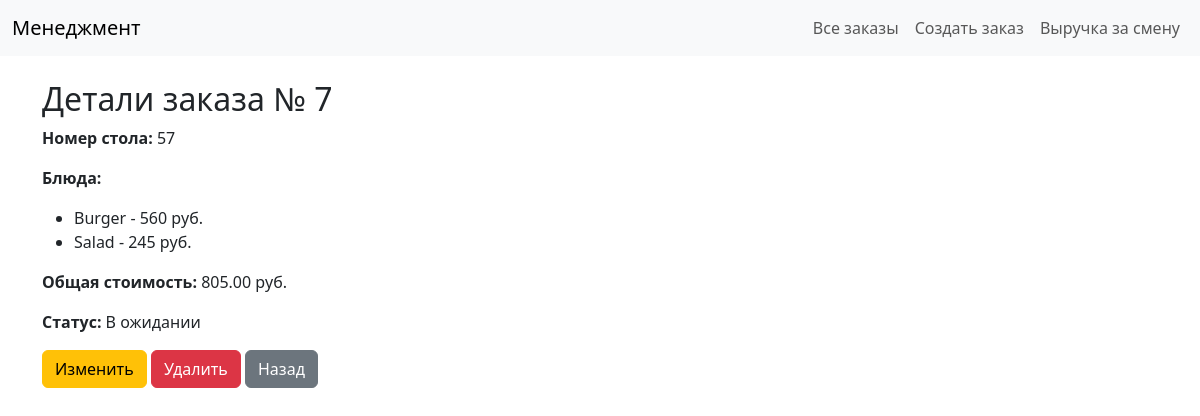
The page /order/7/ on the database its author committed.
### orders/models.py (models this page shows, shortened)
class Order(models.Model):
    STATUS_CHOICE = [
        ('pending', 'В ожидании'),
        ('ready', 'Готово'),
        ('paid', 'Оплачено'),
    ]
    table_number = models.PositiveIntegerField(verbose_name="Номер стола")
    items = models.JSONField()
    total_price = models.DecimalField(
        max_digits=10,
        decimal_places=2,
        default=0
    )
    status = models.CharField(
        max_length=10,
        choices=STATUS_CHOICE,
        default='pending',
        verbose_name="Статус"
    )
    created_at = models.DateTimeField(
        auto_now_add=True,
        verbose_name="Время создания"
    )

### orders/views.py (the view)
# urls.py: path('order/<int:order_id>/', order_detail, name='order_detail'),
def order_detail(req, order_id):
    order = get_object_or_404(Order, id=order_id)
    return render(req, 'orders/order_detail.html', {'order': order})

### orders/templates/orders/order_detail.html
{% extends 'orders/base.html' %}
{% block content %}
    <h2>Детали заказа № {{ order.id }}</h2>
    <p><strong>Номер стола: </strong>{{ order.table_number }}</p>
    <p><strong>Блюда:</strong></p>
    <ul>
        {% for item, price in order.items.items %}
            <li>{{ item }} - {{ price }} руб.</li>
        {% endfor %}
    </ul>
    <p><strong>Общая стоимость: </strong>{{ order.total_price }} руб.</p>
    <p><strong>Статус: </strong>{{ order.get_status_display }}</p>
    <a href="{% url 'order_update' order.id %}" class="btn btn-warning">Изменить</a>
    <a href="{% url 'order_delete' order.id %}" class="btn btn-danger">Удалить</a>
    <a href="{% url 'order_list' %}" class="btn btn-secondary">Назад</a>
{% endblock %}

### rows shown on the page
Order: id "7", table_number "57", total_price "805.00", status "В ожидании"

### other values the page prints
{{ item }} "Burger" "Salad"
{{ price }} "560" "245"
